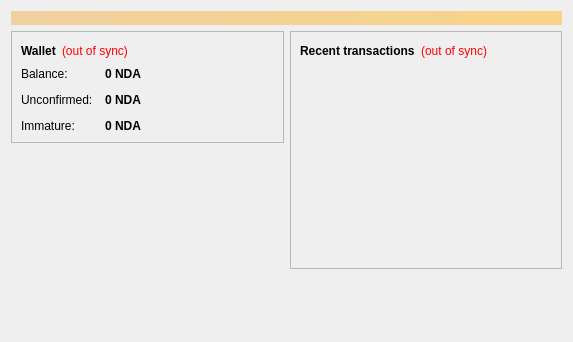
<?xml version="1.0" encoding="UTF-8"?>
<ui version="4.0">
 <class>OverviewPage</class>
 <widget class="QWidget" name="OverviewPage">
  <property name="geometry">
   <rect>
    <x>0</x>
    <y>0</y>
    <width>573</width>
    <height>342</height>
   </rect>
  </property>
  <property name="windowTitle">
   <string>Form</string>
  </property>
  <layout class="QVBoxLayout" name="topLayout">
   <item>
    <widget class="QLabel" name="labelAlerts">
     <property name="visible">
      <bool>false</bool>
     </property>
     <property name="styleSheet">
      <string notr="true">background-color: qlineargradient(x1: 0, y1: 0, x2: 1, y2: 0, stop:0 #F0D0A0, stop:1 #F8D488); color:#000000;</string>
     </property>
     <property name="wordWrap">
      <bool>true</bool>
     </property>
     <property name="margin">
      <number>3</number>
     </property>
    </widget>
   </item>
   <item>
    <layout class="QHBoxLayout" name="horizontalLayout" stretch="1,1">
     <item>
      <layout class="QVBoxLayout" name="verticalLayout_2">
       <item>
        <widget class="QFrame" name="frame">
         <property name="frameShape">
          <enum>QFrame::StyledPanel</enum>
         </property>
         <property name="frameShadow">
          <enum>QFrame::Raised</enum>
         </property>
         <layout class="QVBoxLayout" name="verticalLayout_4">
          <item>
           <layout class="QHBoxLayout" name="horizontalLayout_4">
            <item>
             <widget class="QLabel" name="label_5">
              <property name="font">
               <font>
                <weight>75</weight>
                <bold>true</bold>
               </font>
              </property>
              <property name="text">
               <string>Wallet</string>
              </property>
             </widget>
            </item>
            <item>
             <widget class="QLabel" name="labelWalletStatus">
              <property name="toolTip">
               <string>The displayed information may be out of date. Your wallet automatically synchronizes with the NDACOIN network after a connection is established, but this process has not completed yet.</string>
              </property>
              <property name="styleSheet">
               <string notr="true">QLabel { color: red; }</string>
              </property>
              <property name="text">
               <string notr="true">(out of sync)</string>
              </property>
              <property name="alignment">
               <set>Qt::AlignLeading|Qt::AlignLeft|Qt::AlignVCenter</set>
              </property>
             </widget>
            </item>
            <item>
             <spacer name="horizontalSpacer_2">
              <property name="orientation">
               <enum>Qt::Horizontal</enum>
              </property>
              <property name="sizeHint" stdset="0">
               <size>
                <width>40</width>
                <height>20</height>
               </size>
              </property>
             </spacer>
            </item>
           </layout>
          </item>
          <item>
           <layout class="QFormLayout" name="formLayout_2">
            <property name="fieldGrowthPolicy">
             <enum>QFormLayout::AllNonFixedFieldsGrow</enum>
            </property>
            <property name="horizontalSpacing">
             <number>12</number>
            </property>
            <property name="verticalSpacing">
             <number>12</number>
            </property>
            <item row="0" column="0">
             <widget class="QLabel" name="label">
              <property name="text">
               <string>Balance:</string>
              </property>
             </widget>
            </item>
            <item row="0" column="1">
             <widget class="QLabel" name="labelBalance">
              <property name="font">
               <font>
                <weight>75</weight>
                <bold>true</bold>
               </font>
              </property>
              <property name="cursor">
               <cursorShape>IBeamCursor</cursorShape>
              </property>
              <property name="toolTip">
               <string>Your current balance</string>
              </property>
              <property name="text">
               <string notr="true">0 NDA</string>
              </property>
              <property name="textInteractionFlags">
               <set>Qt::LinksAccessibleByMouse|Qt::TextSelectableByKeyboard|Qt::TextSelectableByMouse</set>
              </property>
             </widget>
            </item>
            <item row="1" column="0">
             <widget class="QLabel" name="label_3">
              <property name="text">
               <string>Unconfirmed:</string>
              </property>
             </widget>
            </item>
            <item row="1" column="1">
             <widget class="QLabel" name="labelUnconfirmed">
              <property name="font">
               <font>
                <weight>75</weight>
                <bold>true</bold>
               </font>
              </property>
              <property name="cursor">
               <cursorShape>IBeamCursor</cursorShape>
              </property>
              <property name="toolTip">
               <string>Total of transactions that have yet to be confirmed, and do not yet count toward the current balance</string>
              </property>
              <property name="text">
               <string notr="true">0 NDA</string>
              </property>
              <property name="textInteractionFlags">
               <set>Qt::LinksAccessibleByMouse|Qt::TextSelectableByKeyboard|Qt::TextSelectableByMouse</set>
              </property>
             </widget>
            </item>
            <item row="2" column="0">
             <widget class="QLabel" name="labelImmatureText">
              <property name="text">
               <string>Immature:</string>
              </property>
             </widget>
            </item>
            <item row="2" column="1">
             <widget class="QLabel" name="labelImmature">
              <property name="font">
               <font>
                <weight>75</weight>
                <bold>true</bold>
               </font>
              </property>
              <property name="toolTip">
               <string>Mined balance that has not yet matured</string>
              </property>
              <property name="text">
               <string notr="true">0 NDA</string>
              </property>
              <property name="textInteractionFlags">
               <set>Qt::LinksAccessibleByMouse|Qt::TextSelectableByKeyboard|Qt::TextSelectableByMouse</set>
              </property>
             </widget>
            </item>
           </layout>
          </item>
         </layout>
        </widget>
       </item>
       <item>
        <spacer name="verticalSpacer">
         <property name="orientation">
          <enum>Qt::Vertical</enum>
         </property>
         <property name="sizeHint" stdset="0">
          <size>
           <width>20</width>
           <height>40</height>
          </size>
         </property>
        </spacer>
       </item>
      </layout>
     </item>
     <item>
      <layout class="QVBoxLayout" name="verticalLayout_3">
       <item>
        <widget class="QFrame" name="frame_2">
         <property name="frameShape">
          <enum>QFrame::StyledPanel</enum>
         </property>
         <property name="frameShadow">
          <enum>QFrame::Raised</enum>
         </property>
         <layout class="QVBoxLayout" name="verticalLayout">
          <item>
           <layout class="QHBoxLayout" name="horizontalLayout_2">
            <item>
             <widget class="QLabel" name="label_4">
              <property name="text">
               <string>&lt;b&gt;Recent transactions&lt;/b&gt;</string>
              </property>
             </widget>
            </item>
            <item>
             <widget class="QLabel" name="labelTransactionsStatus">
              <property name="toolTip">
               <string>The displayed information may be out of date. Your wallet automatically synchronizes with the NDACOIN network after a connection is established, but this process has not completed yet.</string>
              </property>
              <property name="styleSheet">
               <string notr="true">QLabel { color: red; }</string>
              </property>
              <property name="text">
               <string notr="true">(out of sync)</string>
              </property>
              <property name="alignment">
               <set>Qt::AlignRight|Qt::AlignTrailing|Qt::AlignVCenter</set>
              </property>
             </widget>
            </item>
            <item>
             <spacer name="horizontalSpacer">
              <property name="orientation">
               <enum>Qt::Horizontal</enum>
              </property>
              <property name="sizeHint" stdset="0">
               <size>
                <width>40</width>
                <height>20</height>
               </size>
              </property>
             </spacer>
            </item>
           </layout>
          </item>
          <item>
           <widget class="QListView" name="listTransactions">
            <property name="styleSheet">
             <string notr="true">QListView { background: transparent; }</string>
            </property>
            <property name="frameShape">
             <enum>QFrame::NoFrame</enum>
            </property>
            <property name="verticalScrollBarPolicy">
             <enum>Qt::ScrollBarAlwaysOff</enum>
            </property>
            <property name="horizontalScrollBarPolicy">
             <enum>Qt::ScrollBarAlwaysOff</enum>
            </property>
            <property name="selectionMode">
             <enum>QAbstractItemView::NoSelection</enum>
            </property>
           </widget>
          </item>
         </layout>
        </widget>
       </item>
       <item>
        <spacer name="verticalSpacer_2">
         <property name="orientation">
          <enum>Qt::Vertical</enum>
         </property>
         <property name="sizeHint" stdset="0">
          <size>
           <width>20</width>
           <height>40</height>
          </size>
         </property>
        </spacer>
       </item>
      </layout>
     </item>
    </layout>
   </item>
  </layout>
 </widget>
 <resources/>
 <connections/>
</ui>
